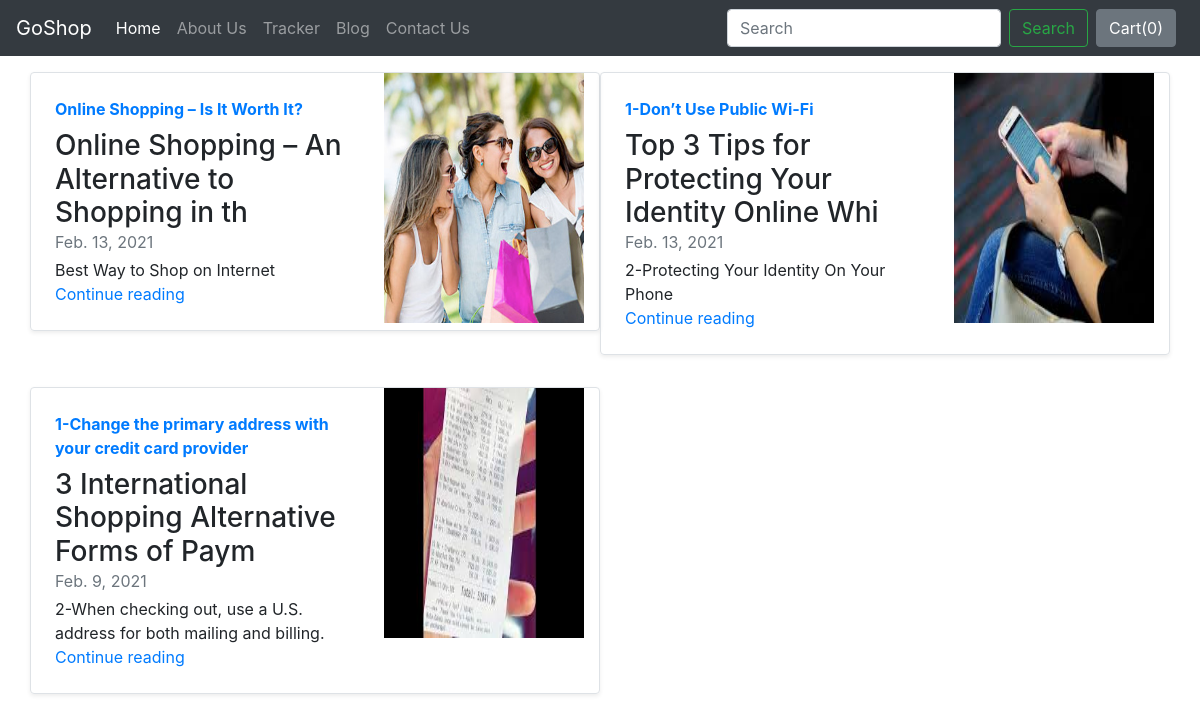
Screenshot of /blog/ with the database file from the repository.
### blog/models.py (models this page shows)
class Blogpost(models.Model):
    post_id = models.AutoField(primary_key = True)
    title = models.CharField(max_length=50)
    head0 = models.CharField(max_length=500, default="")
    chead0 = models.CharField(max_length=5000, default="")
    head1 = models.CharField(max_length=500, default="")
    chead1 = models.CharField(max_length=5000, default="")
    head2 = models.CharField(max_length=500, default="")
    chead2 = models.CharField(max_length=5000, default="")
    pub_date = models.DateField()
    thumbnail = models.ImageField(upload_to="shop/images", default="")
    def __str__(self):
        return self.title

### blog/views.py (the view)
# urls.py: path("", views.index, name="blogHome"),
def index(request):
    myposts = Blogpost.objects.all()
    print(myposts)
    return render(request, 'blog/index.html', {'myposts' : myposts})

### blog/templates/blog/index.html (shortened to what this page needs)
{% extends 'blog/basic.html' %}
{% block body %}
<div class="container mt-3" xmlns="http://www.w3.org/1999/html">
      <div class="row my-2">
    {% for item in myposts %}
    <div class="col-md-6">
      <div class="row g-0 border rounded overflow-hidden flex-md-row mb-4 shadow-sm h-md-250 position-relative">
        <div class="col p-4 d-flex flex-column position-static">
          <strong class="d-inline-block mb-2 text-primary">
           {{item.head0}}
          </strong>
          <h3 class="mb-0">{{item.title}}</h3>
          <div class="mb-1 text-muted">{{item.pub_date}}</div>
          <p class="card-text mb-auto"> {{item.head1}}</p>
          <a href="blogpost/{{item.post_id}}" class="stretched-link">Continue reading</a>
        </div>
        <div class="col-auto d-none d-lg-block">
          <img src= "/media/{{item.thumbnail}}" class="bd-placeholder-img" width="200" height="250"
               aria-label="Placeholder: Thumbnail"
               >
        </div>
      </div>
    </div>
       {% if forloop.counter|divisibleby:2 %}
  </div><div class="row my-2">
    {% endif %}
    {% endfor %}
    </div>
  </div>
    {% endblock %}

### rows the page displays
Blogpost: head0 "Online Shopping – Is It Worth It?", title "Online Shopping – An Alternative to Shopping in th", pub_date "Feb. 13, 2021", head1 "Best Way to Shop on Internet", thumbnail (picture)
Blogpost: head0 "1-Don’t Use Public Wi-Fi", title "Top 3 Tips for Protecting Your Identity Online Whi", pub_date "Feb. 13, 2021", head1 "2-Protecting Your Identity On Your Phone", thumbnail (picture)
Blogpost: head0 "1-Change the primary address with your credit card provider", title "3 International Shopping Alternative Forms of Paym", pub_date "Feb. 9, 2021", head1 "2-When checking out, use a U.S. address for both mailing and billing.", thumbnail (picture)
